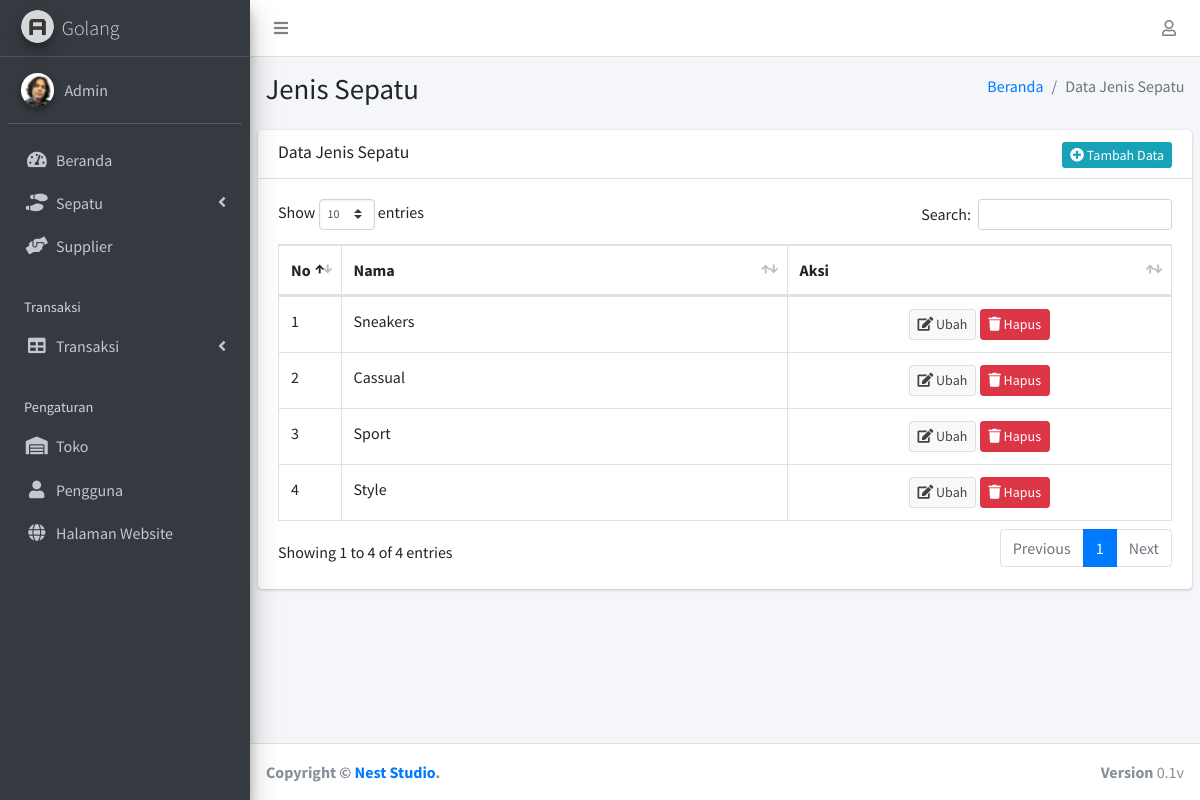
The app's page /admin/?halaman=jenis (signed in) with its own data.
### tables this page shows
CREATE TABLE `tb_profil_perusahaan` (
  `id_profil` int(11) NOT NULL,
  `nama` varchar(30) NOT NULL,
  `slogan` varchar(30) NOT NULL,
  `alamat` text NOT NULL,
  `no_hp` varchar(13) NOT NULL,
  `email` varchar(40) NOT NULL,
  `detail` text NOT NULL,
  `logo` varchar(100) NOT NULL
);

CREATE TABLE `tb_jenis_sepatu` (
  `id_jenis` int(5) NOT NULL,
  `nama_jenis` varchar(30) NOT NULL
);

### admin/model/perusahaan/perusahaan_profil.php (called while the page is built)
<?php
    $sql = mysqli_query ($koneksi, "select* from tb_profil_perusahaan");
    $result = $sql->fetch_assoc();
?>

### admin/view/jenis/jenis_data.php (the view, shortened to what this page needs)
<div class="content-wrapper">
    <section class="content-header">
      <div class="container-fluid">
        <div class="row mb-2">
          <div class="col-sm-6">
            <h1>Jenis Sepatu</h1>
          </div>
          <div class="col-sm-6">
            <ol class="breadcrumb float-sm-right">
              <li class="breadcrumb-item"><a href="./">Beranda</a></li>
              <li class="breadcrumb-item active">Data Jenis Sepatu</li>
            </ol>
          </div>
        </div>
    </section>
    <section class="content">
      <div class="row">
        <div class="col-12">
          <div class="card">
            <div class="card-header">
              <h3 class="card-title">Data Jenis Sepatu</h3>
              <div class="float-right">
              <a href="?halaman=jenis&aksi=tambah" class="btn-sm btn-info"><i class="fas  fa-plus-circle"></i>  Tambah Data</a>
              </div>
            </div>
            <div class="card-body">
              <table id="example2" class="table table-bordered table-hover">
                <thead>
                <tr>
                  <th style="width: 10%">No</th>
                  <th style="width: 80%">Nama</th>
                  <th style="width: 20%">Aksi</th>
                </tr>
                </thead>
                <tbody>
                <tr>
                <?php
                $no=1;
                $sql = mysqli_query ($koneksi, "select id_jenis,nama_jenis from tb_jenis_sepatu");
                while ($result = $sql->fetch_assoc()) {
                ?>
                  <td width="5%"><?php echo $no++; ?></td>
                  <td width="50%"><?php echo $result['nama_jenis']; ?></td>
                  <td class="text-center">
                      <div class="btn-group-justified btn-group-sm">
                      <button id="select" class="btn btn-default" data-toggle="modal" data-target="#modal-item"
                        data-id="<?php echo $result['id_jenis']; ?>"
                        data-jenis="<?php echo $result['nama_jenis']; ?>"
                        data-ubah="ubah"
                        ><i class="fas fa-edit"></i> Ubah</button>
                        <button onClick="ShowModals(this)"  data-id="<?php echo $result ['id_jenis']; ?>" class="btn btn-danger"><i class="fas fa-trash"></i> Hapus</button>
                      </div>
                    </td>
                  </tr>
                  <?php } ?>
                </tbody>
              </table>
            </div>
          </div>
        </div>
      </div>
    </section>
  </div>

### admin/index.php (shortened to what this page needs)
<?php
    if(!isset($_SESSION['nama_akun'])){
      header("location: ../.../../view/login.php");
    }else {
        $now = time();
        if ($now > $_SESSION['expire']) {
            session_destroy();
            header("location: ../.../../view/login.php");
        }else {
          $nama=$_SESSION['nama'];
          $foto=$_SESSION['foto'];
          include_once 'model/config.php';
          include_once 'model/perusahaan/perusahaan_profil.php';
?>
<!DOCTYPE html>
<html>
<head>
  <link rel="stylesheet" href="assets/plugins/fontawesome-free/css/all.min.css">
  <link rel="stylesheet" href="https://code.ionicframework.com/ionicons/2.0.1/css/ionicons.min.css">
  <link rel="stylesheet" href="assets/plugins/sweetalert2-theme-bootstrap-4/bootstrap-4.min.css">
  <link rel="stylesheet" href="assets/plugins/datatables-bs4/css/dataTables.bootstrap4.css">
  <link rel="stylesheet" href="assets/dist/css/adminlte.min.css">
</head>
<body class="hold-transition sidebar-mini">
<div class="wrapper">
  <nav class="main-header navbar navbar-expand navbar-white navbar-light">
    <ul class="navbar-nav">
      <li class="nav-item">
        <a class="nav-link" data-widget="pushmenu" href="#"><i class="fas fa-bars"></i></a>
      </li>
    </ul>
    <ul class="navbar-nav ml-auto">
      <li class="nav-item dropdown">
        <a class="nav-link" data-toggle="dropdown" href="#">
          <i class="far fa-user"></i>
        </a>
      </li>
    </ul>
  </nav>
  <aside class="main-sidebar sidebar-dark-primary elevation-4">
    <a href="assets/index3.html" class="brand-link">
      <img src="assets/dist/img/AdminLTELogo.png"
           alt="AdminLTE Logo"
           class="brand-image img-circle elevation-3"
           style="opacity: .8">
      <span class="brand-text font-weight-light"><?php echo $result['nama'];?></span>
    </a>
    <div class="sidebar">
      <div class="user-panel mt-3 pb-3 mb-3 d-flex">
        <div class="image">
          <img src="upload/pengguna/<?php echo($foto)?>" class="img-circle elevation-2" alt="a">
        </div>
        <div class="info">
          <a href="#" class="d-block"><?php echo($nama)?></a>
        </div>
      </div>
      <nav class="mt-2">
        <ul class="nav nav-pills nav-sidebar flex-column" data-widget="treeview" role="menu" data-accordion="false">
          <li class="nav-item ">
            <a href="./" class="nav-link ">
              <i class="nav-icon fas fa-tachometer-alt"></i>
              <p>
                Beranda
              </p>
            </a>
          </li>
          <li class="nav-item has-treeview ">
            <a href="#" class="nav-link ">
            <i class="fas fa-shoe-prints nav-icon"></i>
              <p>
                Sepatu
                <i class="fas fa-angle-left right"></i>
              </p>
            </a>
          </li>
          <li class="nav-item">
                <a href="?halaman=supplier" class="nav-link">
                <i class="fas fa-hands-helping nav-icon"></i>
                  <p>Supplier</p>
                </a>
              </li>
          <li class="nav-header">Transaksi</li>
          <li class="nav-item has-treeview ">
            <a href="#" class="nav-link ">
              <i class="nav-icon fas fa-table"></i>
              <p>
                Transaksi
                <i class="fas fa-angle-left right"></i>
              </p>
            </a>
          </li>
          <li class="nav-header">Pengaturan</li>
          <li class="nav-item">
                <a href="?halaman=instansi" class="nav-link">
                <i class="fas fa-warehouse  nav-icon"></i>
                  <p>Toko</p>
                </a>
              </li>
              <li class="nav-item">
                <a href="?halaman=pengguna" class="nav-link">
                  <i class="fa fa-user nav-icon"></i>
                  <p>Pengguna</p>
                </a>
              </li>
          <li class="nav-item">
            <a href="../" class="nav-link">
            <i class="fas fa-globe nav-icon"></i>
              <p>Halaman Website</p>
            </a>
          </li>
        </ul>
      </nav>
    </div>
  </aside>
    <?php include 'page.php'; ?>
  <footer class="main-footer">
    <div class="float-right d-none d-sm-block">
      <b>Version</b> 0.1v
    </div>
    <strong>Copyright &copy; <a href="">Nest Studio</a>.</strong>
  </footer>
</div>
<?php
        }
    }
?>
</body>
</html>

### records on screen
tb_profil_perusahaan: nama "Golang"
tb_jenis_sepatu: nama_jenis "Sneakers"
tb_jenis_sepatu: nama_jenis "Cassual"
tb_jenis_sepatu: nama_jenis "Sport"
tb_jenis_sepatu: nama_jenis "Style"

### other values on screen
$nama "Admin"
